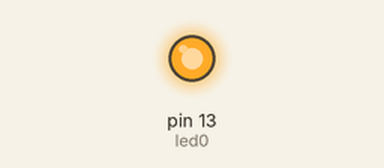
Recording of a sketch running on a simulated Arduino Uno, built with avr-gcc and run on an emulated ATmega328P. On the bench: output pins drawn as LEDs (lit = HIGH).

Above: at 5.0 s.
At 10.5 s:
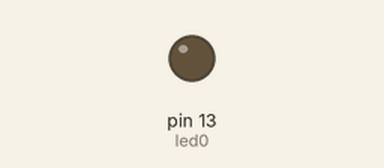
Timing chart, 0 to 14.3 s (numbered marks = the images above):
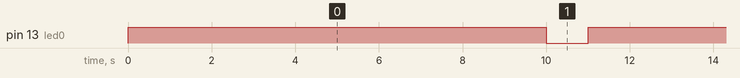

The sketch:

LightInTheDark.ino
```cpp
//manually setting the lamp to 13
const int led0 = 13;
//manually set weight to an integer
const int weight = 1000;

void setup() {
  // initialize digital pin 13 as an output.
  pinMode(led0,OUTPUT);
}

// the loop function runs over and over again forever
void loop() {

  //if weight is greater than 1000 we send power into the device
  if(weight >= 1000){
    digitalWrite(led0,HIGH); //sets the power to HIGH as to create voltage
    delay(10000); //wait a while
    digitalWrite(led0,LOW); //sets power to low to create a flashing effect
    delay(1000); //wait a while
  }
  //if the weight is less than or equal to 1000 you get this fun sentence
  else{
    Serial.print("weight was too little");
  }
}
```

Measured:
- by itself, pin 13 (led0): alternates HIGH for 10.0 s and LOW for 1.0 s
